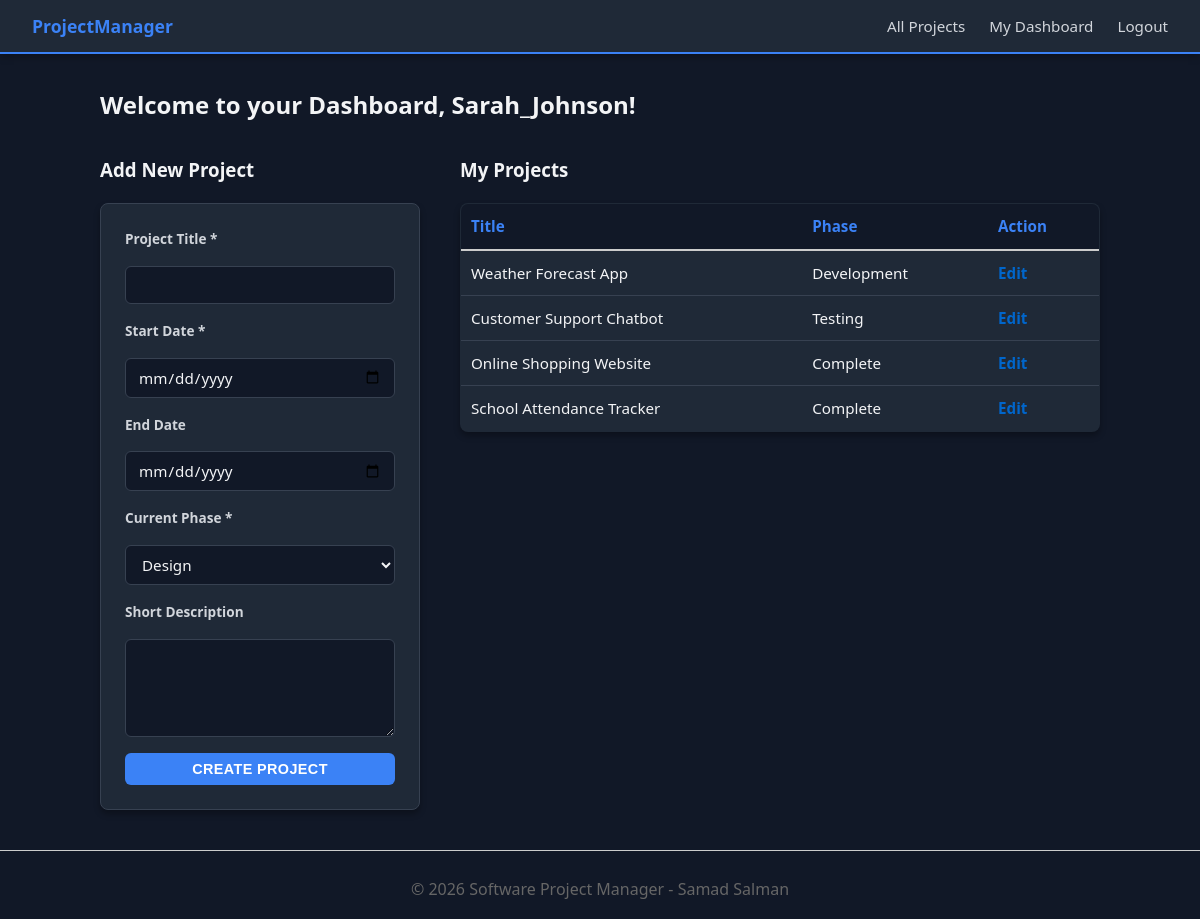
/dashboard.php (signed in), run on the app's committed database.
### tables this page shows
CREATE TABLE `projects` (
  `pid` int(11) NOT NULL,
  `title` varchar(100) NOT NULL,
  `start_date` date NOT NULL,
  `end_date` date DEFAULT NULL,
  `short_description` text DEFAULT NULL,
  `phase` enum('design','development','testing','deployment','complete') NOT NULL,
  `uid` int(11) NOT NULL
);

### dashboard.php (the view, shortened to what this page needs)
<?php
require_once 'includes/db.php';
$user_id = $_SESSION['uid'];
$stmt = $pdo->prepare("SELECT * FROM projects WHERE uid = ? ORDER BY start_date DESC");
$stmt->execute([$user_id]);
$my_projects = $stmt->fetchAll();
require_once 'includes/header.php';
?>
<h2>Welcome to your Dashboard, <?php echo htmlspecialchars($_SESSION['username']); ?>!</h2>
<div style="display: flex; gap: 40px; margin-top: 30px; flex-wrap: wrap;">
    <div style="flex: 1; min-width: 300px;">
        <h3>Add New Project</h3>
        <form method="POST" action="dashboard.php" style="max-width: 100%;">
            <label for="title">Project Title *</label>
            <input type="text" id="title" name="title" required>
            <label for="start_date">Start Date *</label>
            <input type="date" id="start_date" name="start_date" required>
            <label for="end_date">End Date</label>
            <input type="date" id="end_date" name="end_date">
            <label for="phase">Current Phase *</label>
            <select id="phase" name="phase" required>
                <option value="design">Design</option>
            </select>
            <label for="short_description">Short Description</label>
            <textarea id="short_description" name="short_description" rows="4"></textarea>
            <button type="submit">Create Project</button>
        </form>
    </div>
    <div style="flex: 2; min-width: 300px;">
        <h3>My Projects</h3>
        <?php if (count($my_projects) > 0): ?>
            <table style="width: 100%; border-collapse: collapse; text-align: left;">
                <thead>
                    <tr style="border-bottom: 2px solid #ccc;">
                        <th style="padding: 10px;">Title</th>
                        <th style="padding: 10px;">Phase</th>
                        <th style="padding: 10px;">Action</th>
                    </tr>
                </thead>
                <tbody>
                    <?php foreach ($my_projects as $project): ?>
                        <tr style="border-bottom: 1px solid #eee;">
                            <td style="padding: 10px;"><?php echo htmlspecialchars($project['title']); ?></td>
                            <td style="padding: 10px; text-transform: capitalize;"><?php echo htmlspecialchars($project['phase']); ?></td>
                            <td style="padding: 10px;">
                                <a href="edit_project.php?id=<?php echo $project['pid']; ?>" style="color: #0066cc; text-decoration: none;">Edit</a>
                            </td>
                        </tr>
                    <?php endforeach; ?>
                </tbody>
            </table>
        <?php else: ?>
            <p>You haven't created any projects yet.</p>
        <?php endif; ?>
    </div>
</div>
<?php require_once 'includes/footer.php'; ?>

### includes/header.php (style rules this page uses)
:root { --primary: #3B82F6; --primary-hover: #1D4ED8; --bg: #111827; --surface: #1F2937; --text: #F3F4F6; --text-light: #D1D5DB; --border: #374151; --accent: #10B981; }
body { font-family: 'Segoe UI', system-ui, sans-serif; background-color: var(--bg); color: var(--text); line-height: 1.6; margin: 0; padding: 0; }
h1, h2, h3 { color: var(--text); margin-top: 0; }
form { background: var(--surface); padding: 1.5rem; border-radius: 8px; box-shadow: 0 4px 6px rgba(0, 0, 0, 0.3); display: flex; flex-direction: column; gap: 1rem; border: 1px solid var(--border); }
label { font-weight: 600; font-size: 0.85rem; color: var(--text-light); }
input, select, textarea { padding: 0.5rem 0.75rem; border: 1px solid var(--border); border-radius: 6px; font-family: inherit; font-size: 0.95rem; background-color: #111827; color: var(--text); transition: border-color 0.2s ease; }
button { background-color: var(--primary); color: white; border: none; padding: 0.5rem 1.2rem; border-radius: 6px; font-weight: 600; font-size: 0.9rem; cursor: pointer; transition: background-color 0.2s ease; text-transform: uppercase; letter-spacing: 0.4px; }
table { width: 100%; border-collapse: collapse; background: var(--surface); border-radius: 8px; overflow: hidden; box-shadow: 0 4px 6px rgba(0, 0, 0, 0.3); border: 1px solid var(--border); }
th, td { padding: 0.75rem 1rem; text-align: left; border-bottom: 1px solid var(--border); font-size: 0.95rem; }
th { background-color: #111827; font-weight: 600; color: var(--primary); }
tr:last-child td { border-bottom: none; }
a { color: var(--primary); font-weight: 600; }

### data on the page
projects: title "Weather Forecast App", phase "Development"
projects: title "Customer Support Chatbot", phase "Testing"
projects: title "Online Shopping Website", phase "Complete"
projects: title "School Attendance Tracker", phase "Complete"

### other printed values
$_SESSION['username'] "Sarah_Johnson"
